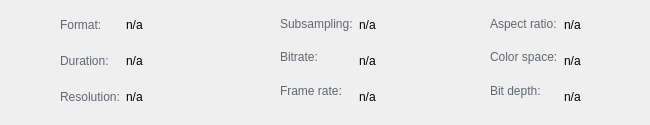
     <widget class="QWidget" name="page_0">
      <widget class="QWidget" name="layoutWidget_2">
       <property name="geometry">
        <rect>
         <x>60</x>
         <y>10</y>
         <width>201</width>
         <height>106</height>
        </rect>
       </property>
       <layout class="QFormLayout" name="formLayout_3">
        <property name="verticalSpacing">
         <number>6</number>
        </property>
        <item row="0" column="0">
         <layout class="QVBoxLayout" name="verticalLayout_16">
          <item>
           <widget class="QLabel" name="label_fcredits_12">
            <property name="font">
             <font>
              <family>Segoe UI</family>
             </font>
            </property>
            <property name="styleSheet">
             <string notr="true">color: rgb(98, 103, 111);</string>
            </property>
            <property name="text">
             <string>Format:</string>
            </property>
           </widget>
          </item>
          <item>
           <widget class="QLabel" name="label_credits_14">
            <property name="font">
             <font>
              <family>Segoe UI</family>
             </font>
            </property>
            <property name="styleSheet">
             <string notr="true">color: rgb(98, 103, 111);</string>
            </property>
            <property name="text">
             <string>Duration: </string>
            </property>
           </widget>
          </item>
          <item>
           <widget class="QLabel" name="label_credits_30">
            <property name="minimumSize">
             <size>
              <width>0</width>
              <height>30</height>
             </size>
            </property>
            <property name="font">
             <font>
              <family>Segoe UI</family>
             </font>
            </property>
            <property name="styleSheet">
             <string notr="true">color: rgb(98, 103, 111);</string>
            </property>
            <property name="text">
             <string>Resolution:</string>
            </property>
           </widget>
          </item>
         </layout>
        </item>
        <item row="0" column="1">
         <layout class="QVBoxLayout" name="verticalLayout_17">
          <item>
           <widget class="QLabel" name="label_format">
            <property name="minimumSize">
             <size>
              <width>0</width>
              <height>30</height>
             </size>
            </property>
            <property name="font">
             <font>
              <family>Segoe UI</family>
             </font>
            </property>
            <property name="text">
             <string>n/a</string>
            </property>
           </widget>
          </item>
          <item>
           <widget class="QLabel" name="label_duration">
            <property name="minimumSize">
             <size>
              <width>0</width>
              <height>30</height>
             </size>
            </property>
            <property name="font">
             <font>
              <family>Segoe UI</family>
             </font>
            </property>
            <property name="text">
             <string>n/a</string>
            </property>
           </widget>
          </item>
          <item>
           <widget class="QLabel" name="label_resolution">
            <property name="minimumSize">
             <size>
              <width>0</width>
              <height>30</height>
             </size>
            </property>
            <property name="font">
             <font>
              <family>Segoe UI</family>
             </font>
            </property>
            <property name="text">
             <string>n/a</string>
            </property>
           </widget>
          </item>
         </layout>
        </item>
       </layout>
      </widget>
      <widget class="QWidget" name="layoutWidget_5">
       <property name="geometry">
        <rect>
         <x>280</x>
         <y>10</y>
         <width>191</width>
         <height>106</height>
        </rect>
       </property>
       <layout class="QFormLayout" name="formLayout_8">
        <item row="0" column="0">
         <layout class="QVBoxLayout" name="verticalLayout_25">
          <item>
           <widget class="QLabel" name="label_credits_39">
            <property name="font">
             <font>
              <family>Segoe UI</family>
             </font>
            </property>
            <property name="styleSheet">
             <string notr="true">color: rgb(98, 103, 111);</string>
            </property>
            <property name="text">
             <string>Subsampling:</string>
            </property>
           </widget>
          </item>
          <item>
           <widget class="QLabel" name="label_credits_40">
            <property name="font">
             <font>
              <family>Segoe UI</family>
             </font>
            </property>
            <property name="styleSheet">
             <string notr="true">color: rgb(98, 103, 111);</string>
            </property>
            <property name="text">
             <string>Bitrate:</string>
            </property>
           </widget>
          </item>
          <item>
           <widget class="QLabel" name="label_credits_41">
            <property name="font">
             <font>
              <family>Segoe UI</family>
             </font>
            </property>
            <property name="styleSheet">
             <string notr="true">color: rgb(98, 103, 111);</string>
            </property>
            <property name="text">
             <string>Frame rate:</string>
            </property>
           </widget>
          </item>
         </layout>
        </item>
        <item row="0" column="1">
         <layout class="QVBoxLayout" name="verticalLayout_26">
          <item>
           <widget class="QLabel" name="label_subsampling">
            <property name="minimumSize">
             <size>
              <width>0</width>
              <height>30</height>
             </size>
            </property>
            <property name="font">
             <font>
              <family>Segoe UI</family>
             </font>
            </property>
            <property name="text">
             <string>n/a</string>
            </property>
           </widget>
          </item>
          <item>
           <widget class="QLabel" name="label_bitrate">
            <property name="minimumSize">
             <size>
              <width>0</width>
              <height>30</height>
             </size>
            </property>
            <property name="font">
             <font>
              <family>Segoe UI</family>
             </font>
            </property>
            <property name="text">
             <string>n/a</string>
            </property>
           </widget>
          </item>
          <item>
           <widget class="QLabel" name="label_fps">
            <property name="minimumSize">
             <size>
              <width>0</width>
              <height>30</height>
             </size>
            </property>
            <property name="font">
             <font>
              <family>Segoe UI</family>
             </font>
            </property>
            <property name="text">
             <string>n/a</string>
            </property>
           </widget>
          </item>
         </layout>
        </item>
       </layout>
      </widget>
      <widget class="QWidget" name="layoutWidget_4">
       <property name="geometry">
        <rect>
         <x>490</x>
         <y>10</y>
         <width>151</width>
         <height>106</height>
        </rect>
       </property>
       <layout class="QFormLayout" name="formLayout_7">
        <item row="0" column="0">
         <layout class="QVBoxLayout" name="verticalLayout_23">
          <item>
           <widget class="QLabel" name="label_credits_33">
            <property name="font">
             <font>
              <family>Segoe UI</family>
             </font>
            </property>
            <property name="styleSheet">
             <string notr="true">color: rgb(98, 103, 111);</string>
            </property>
            <property name="text">
             <string>Aspect ratio:</string>
            </property>
           </widget>
          </item>
          <item>
           <widget class="QLabel" name="label_credits_34">
            <property name="font">
             <font>
              <family>Segoe UI</family>
             </font>
            </property>
            <property name="styleSheet">
             <string notr="true">color: rgb(98, 103, 111);</string>
            </property>
            <property name="text">
             <string>Color space:</string>
            </property>
           </widget>
          </item>
          <item>
           <widget class="QLabel" name="label_credits_35">
            <property name="font">
             <font>
              <family>Segoe UI</family>
             </font>
            </property>
            <property name="styleSheet">
             <string notr="true">color: rgb(98, 103, 111);</string>
            </property>
            <property name="text">
             <string>Bit depth:</string>
            </property>
           </widget>
          </item>
         </layout>
        </item>
        <item row="0" column="1">
         <layout class="QVBoxLayout" name="verticalLayout_24">
          <item>
           <widget class="QLabel" name="label_aspect_ratio">
            <property name="minimumSize">
             <size>
              <width>0</width>
              <height>30</height>
             </size>
            </property>
            <property name="font">
             <font>
              <family>Segoe UI</family>
             </font>
            </property>
            <property name="text">
             <string>n/a</string>
            </property>
           </widget>
          </item>
          <item>
           <widget class="QLabel" name="label_color_space">
            <property name="minimumSize">
             <size>
              <width>0</width>
              <height>30</height>
             </size>
            </property>
            <property name="font">
             <font>
              <family>Segoe UI</family>
             </font>
            </property>
            <property name="text">
             <string>n/a</string>
            </property>
           </widget>
          </item>
          <item>
           <widget class="QLabel" name="label_bit_depth">
            <property name="minimumSize">
             <size>
              <width>0</width>
              <height>30</height>
             </size>
            </property>
            <property name="font">
             <font>
              <family>Segoe UI</family>
             </font>
            </property>
            <property name="text">
             <string>n/a</string>
            </property>
           </widget>
          </item>
         </layout>
        </item>
       </layout>
      </widget>
     </widget>
